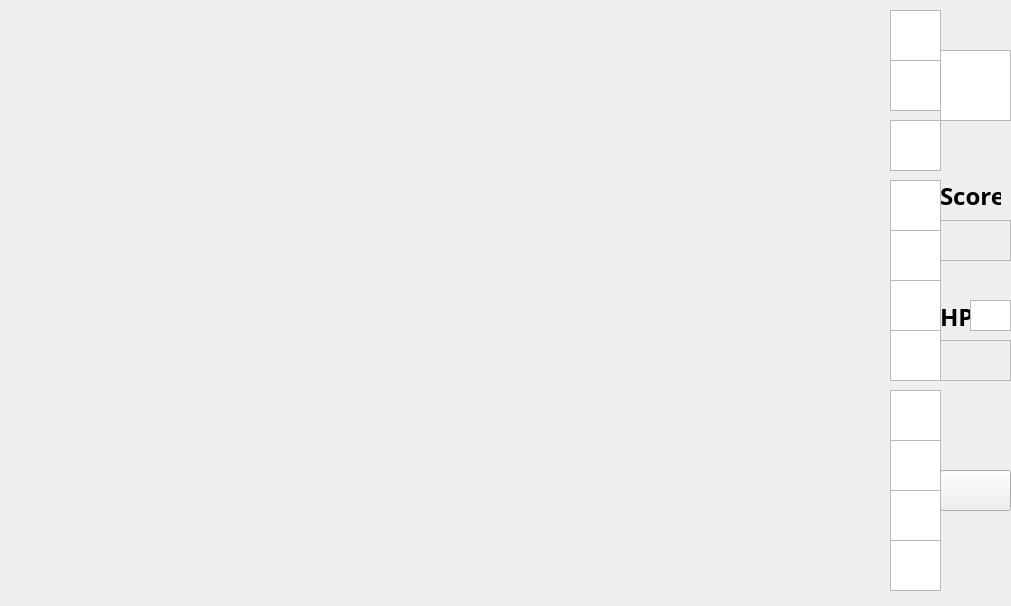
<?xml version="1.0" encoding="UTF-8"?>
<ui version="4.0">
 <class>MainWindow</class>
 <widget class="QMainWindow" name="MainWindow">
  <property name="enabled">
   <bool>true</bool>
  </property>
  <property name="geometry">
   <rect>
    <x>0</x>
    <y>0</y>
    <width>1011</width>
    <height>606</height>
   </rect>
  </property>
  <property name="font">
   <font>
    <pointsize>10</pointsize>
   </font>
  </property>
  <property name="windowTitle">
   <string>Gaming</string>
  </property>
  <property name="styleSheet">
   <string notr="true"/>
  </property>
  <property name="animated">
   <bool>true</bool>
  </property>
  <widget class="QWidget" name="centralWidget">
   <widget class="QTextEdit" name="L_Request">
    <property name="enabled">
     <bool>false</bool>
    </property>
    <property name="geometry">
     <rect>
      <x>1000</x>
      <y>70</y>
      <width>71</width>
      <height>41</height>
     </rect>
    </property>
    <property name="font">
     <font>
      <family>Arial Black</family>
      <pointsize>10</pointsize>
      <weight>75</weight>
      <bold>true</bold>
     </font>
    </property>
    <property name="styleSheet">
     <string notr="true"/>
    </property>
   </widget>
   <widget class="QTextEdit" name="L_Life">
    <property name="enabled">
     <bool>false</bool>
    </property>
    <property name="geometry">
     <rect>
      <x>940</x>
      <y>340</y>
      <width>71</width>
      <height>41</height>
     </rect>
    </property>
    <property name="font">
     <font>
      <family>Arial Black</family>
      <weight>75</weight>
      <italic>true</italic>
      <bold>true</bold>
     </font>
    </property>
    <property name="styleSheet">
     <string notr="true"/>
    </property>
    <property name="html">
     <string>&lt;!DOCTYPE HTML PUBLIC &quot;-//W3C//DTD HTML 4.0//EN&quot; &quot;http://www.w3.org/TR/REC-html40/strict.dtd&quot;&gt;
&lt;html&gt;&lt;head&gt;&lt;meta name=&quot;qrichtext&quot; content=&quot;1&quot; /&gt;&lt;style type=&quot;text/css&quot;&gt;
p, li { white-space: pre-wrap; }
&lt;/style&gt;&lt;/head&gt;&lt;body style=&quot; font-family:'Arial Black'; font-size:10pt; font-weight:600; font-style:italic;&quot;&gt;
&lt;p style=&quot;-qt-paragraph-type:empty; margin-top:0px; margin-bottom:0px; margin-left:0px; margin-right:0px; -qt-block-indent:0; text-indent:0px; font-size:9pt;&quot;&gt;&lt;br /&gt;&lt;/p&gt;&lt;/body&gt;&lt;/html&gt;</string>
    </property>
   </widget>
   <widget class="QPushButton" name="EXIT">
    <property name="enabled">
     <bool>true</bool>
    </property>
    <property name="geometry">
     <rect>
      <x>940</x>
      <y>470</y>
      <width>71</width>
      <height>41</height>
     </rect>
    </property>
    <property name="styleSheet">
     <string notr="true">border-image: url(:/new/prefix1/image/exit.jpg)</string>
    </property>
    <property name="text">
     <string/>
    </property>
   </widget>
   <widget class="QTextEdit" name="L_Score">
    <property name="enabled">
     <bool>false</bool>
    </property>
    <property name="geometry">
     <rect>
      <x>940</x>
      <y>220</y>
      <width>71</width>
      <height>41</height>
     </rect>
    </property>
    <property name="font">
     <font>
      <family>Arial Black</family>
      <pointsize>9</pointsize>
      <weight>75</weight>
      <bold>true</bold>
     </font>
    </property>
    <property name="styleSheet">
     <string notr="true"/>
    </property>
    <property name="html">
     <string>&lt;!DOCTYPE HTML PUBLIC &quot;-//W3C//DTD HTML 4.0//EN&quot; &quot;http://www.w3.org/TR/REC-html40/strict.dtd&quot;&gt;
&lt;html&gt;&lt;head&gt;&lt;meta name=&quot;qrichtext&quot; content=&quot;1&quot; /&gt;&lt;style type=&quot;text/css&quot;&gt;
p, li { white-space: pre-wrap; }
&lt;/style&gt;&lt;/head&gt;&lt;body style=&quot; font-family:'Arial Black'; font-size:9pt; font-weight:600; font-style:normal;&quot;&gt;
&lt;p style=&quot;-qt-paragraph-type:empty; margin-top:0px; margin-bottom:0px; margin-left:0px; margin-right:0px; -qt-block-indent:0; text-indent:0px; font-family:'Agency FB'; font-size:11pt;&quot;&gt;&lt;br /&gt;&lt;/p&gt;&lt;/body&gt;&lt;/html&gt;</string>
    </property>
   </widget>
   <widget class="QLabel" name="label">
    <property name="geometry">
     <rect>
      <x>940</x>
      <y>180</y>
      <width>61</width>
      <height>31</height>
     </rect>
    </property>
    <property name="font">
     <font>
      <family>Agency FB</family>
      <pointsize>18</pointsize>
      <weight>75</weight>
      <bold>true</bold>
     </font>
    </property>
    <property name="text">
     <string>Score:</string>
    </property>
   </widget>
   <widget class="QLabel" name="label_2">
    <property name="geometry">
     <rect>
      <x>940</x>
      <y>300</y>
      <width>41</width>
      <height>31</height>
     </rect>
    </property>
    <property name="font">
     <font>
      <family>Agency FB</family>
      <pointsize>18</pointsize>
      <weight>75</weight>
      <bold>true</bold>
     </font>
    </property>
    <property name="text">
     <string>&lt;html&gt;&lt;head/&gt;&lt;body&gt;&lt;p&gt;HP:&lt;/p&gt;&lt;/body&gt;&lt;/html&gt;</string>
    </property>
   </widget>
   <widget class="QTextBrowser" name="textBrowser">
    <property name="geometry">
     <rect>
      <x>970</x>
      <y>300</y>
      <width>41</width>
      <height>31</height>
     </rect>
    </property>
    <property name="styleSheet">
     <string notr="true">border-image: url(:/new/prefix1/image/blood.png);</string>
    </property>
   </widget>
   <widget class="QTextBrowser" name="textBrowser_3">
    <property name="geometry">
     <rect>
      <x>940</x>
      <y>50</y>
      <width>71</width>
      <height>71</height>
     </rect>
    </property>
    <property name="styleSheet">
     <string notr="true">border-image: url(:/new/prefix1/image/timo.jpg);</string>
    </property>
   </widget>
   <widget class="QTextEdit" name="textEdit_4">
    <property name="geometry">
     <rect>
      <x>890</x>
      <y>540</y>
      <width>51</width>
      <height>51</height>
     </rect>
    </property>
    <property name="styleSheet">
     <string notr="true">border-image: url(:/new/prefix1/image/boom.png);</string>
    </property>
   </widget>
   <widget class="QTextEdit" name="textEdit_5">
    <property name="geometry">
     <rect>
      <x>890</x>
      <y>490</y>
      <width>51</width>
      <height>51</height>
     </rect>
    </property>
    <property name="styleSheet">
     <string notr="true">border-image: url(:/new/prefix1/image/boom.png);</string>
    </property>
   </widget>
   <widget class="QTextEdit" name="textEdit_6">
    <property name="geometry">
     <rect>
      <x>890</x>
      <y>440</y>
      <width>51</width>
      <height>51</height>
     </rect>
    </property>
    <property name="styleSheet">
     <string notr="true">border-image: url(:/new/prefix1/image/boom.png);</string>
    </property>
   </widget>
   <widget class="QTextEdit" name="textEdit_7">
    <property name="geometry">
     <rect>
      <x>890</x>
      <y>390</y>
      <width>51</width>
      <height>51</height>
     </rect>
    </property>
    <property name="styleSheet">
     <string notr="true">border-image: url(:/new/prefix1/image/boom.png);</string>
    </property>
   </widget>
   <widget class="QTextEdit" name="textEdit_8">
    <property name="geometry">
     <rect>
      <x>890</x>
      <y>330</y>
      <width>51</width>
      <height>51</height>
     </rect>
    </property>
    <property name="styleSheet">
     <string notr="true">border-image: url(:/new/prefix1/image/boom.png);</string>
    </property>
   </widget>
   <widget class="QTextEdit" name="textEdit_9">
    <property name="geometry">
     <rect>
      <x>890</x>
      <y>280</y>
      <width>51</width>
      <height>51</height>
     </rect>
    </property>
    <property name="styleSheet">
     <string notr="true">border-image: url(:/new/prefix1/image/boom.png);</string>
    </property>
   </widget>
   <widget class="QTextEdit" name="textEdit_10">
    <property name="geometry">
     <rect>
      <x>890</x>
      <y>230</y>
      <width>51</width>
      <height>51</height>
     </rect>
    </property>
    <property name="styleSheet">
     <string notr="true">border-image: url(:/new/prefix1/image/boom.png);</string>
    </property>
   </widget>
   <widget class="QTextEdit" name="textEdit_11">
    <property name="geometry">
     <rect>
      <x>890</x>
      <y>180</y>
      <width>51</width>
      <height>51</height>
     </rect>
    </property>
    <property name="styleSheet">
     <string notr="true">border-image: url(:/new/prefix1/image/boom.png);</string>
    </property>
   </widget>
   <widget class="QTextEdit" name="textEdit_12">
    <property name="geometry">
     <rect>
      <x>890</x>
      <y>120</y>
      <width>51</width>
      <height>51</height>
     </rect>
    </property>
    <property name="styleSheet">
     <string notr="true">border-image: url(:/new/prefix1/image/boom.png);</string>
    </property>
   </widget>
   <widget class="QTextEdit" name="textEdit_13">
    <property name="geometry">
     <rect>
      <x>890</x>
      <y>60</y>
      <width>51</width>
      <height>51</height>
     </rect>
    </property>
    <property name="styleSheet">
     <string notr="true">border-image: url(:/new/prefix1/image/boom.png);</string>
    </property>
   </widget>
   <widget class="QTextEdit" name="textEdit_14">
    <property name="geometry">
     <rect>
      <x>890</x>
      <y>10</y>
      <width>51</width>
      <height>51</height>
     </rect>
    </property>
    <property name="styleSheet">
     <string notr="true">border-image: url(:/new/prefix1/image/boom.png);</string>
    </property>
   </widget>
  </widget>
 </widget>
 <layoutdefault spacing="6" margin="11"/>
 <resources/>
 <connections/>
</ui>
